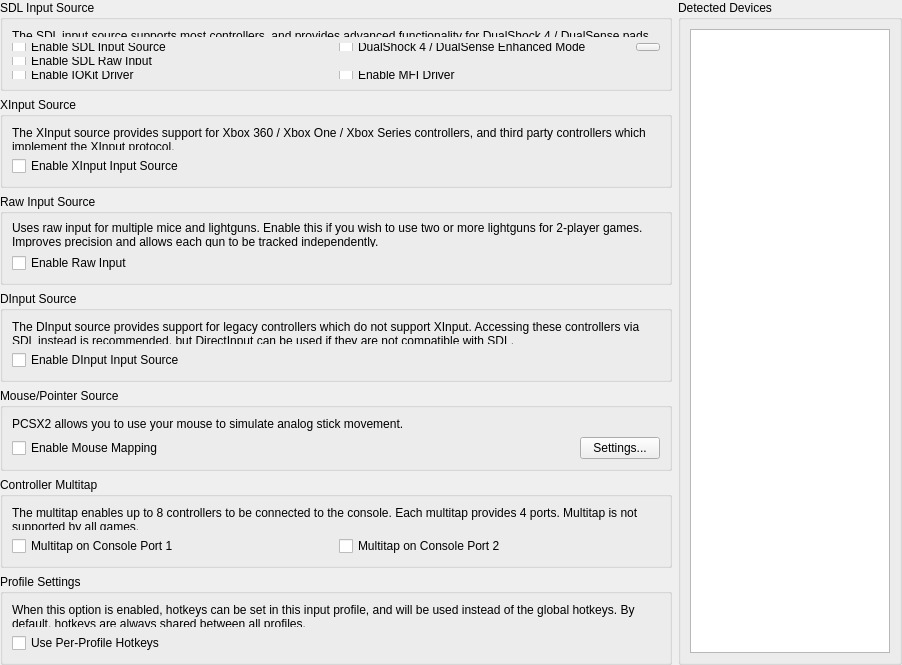
<?xml version="1.0" encoding="UTF-8"?>
<ui version="4.0">
 <class>ControllerGlobalSettingsWidget</class>
 <widget class="QWidget" name="ControllerGlobalSettingsWidget">
  <property name="geometry">
   <rect>
    <x>0</x>
    <y>0</y>
    <width>902</width>
    <height>665</height>
   </rect>
  </property>
  <layout class="QGridLayout" name="mainLayout" columnstretch="1,0">
   <property name="leftMargin">
    <number>0</number>
   </property>
   <property name="topMargin">
    <number>0</number>
   </property>
   <property name="rightMargin">
    <number>0</number>
   </property>
   <property name="bottomMargin">
    <number>0</number>
   </property>
   <item row="7" column="0">
    <spacer name="verticalSpacer">
     <property name="orientation">
      <enum>Qt::Orientation::Vertical</enum>
     </property>
     <property name="sizeHint" stdset="0">
      <size>
       <width>20</width>
       <height>0</height>
      </size>
     </property>
    </spacer>
   </item>
   <item row="5" column="0">
    <widget class="QGroupBox" name="multitapGroup">
     <property name="title">
      <string>Controller Multitap</string>
     </property>
     <layout class="QGridLayout" name="gridLayout_4">
      <item row="1" column="0">
       <widget class="QCheckBox" name="multitapPort1">
        <property name="text">
         <string>Multitap on Console Port 1</string>
        </property>
       </widget>
      </item>
      <item row="1" column="1">
       <widget class="QCheckBox" name="multitapPort2">
        <property name="text">
         <string>Multitap on Console Port 2</string>
        </property>
       </widget>
      </item>
      <item row="0" column="0" colspan="2">
       <widget class="QLabel" name="label">
        <property name="text">
         <string>The multitap enables up to 8 controllers to be connected to the console. Each multitap provides 4 ports. Multitap is not supported by all games.</string>
        </property>
        <property name="wordWrap">
         <bool>true</bool>
        </property>
        <property name="textInteractionFlags">
         <set>Qt::TextBrowserInteraction</set>
        </property>
       </widget>
      </item>
     </layout>
    </widget>
   </item>
   <item row="3" column="0">
    <widget class="QGroupBox" name="dinputGroup">
     <property name="title">
      <string>DInput Source</string>
     </property>
     <layout class="QGridLayout" name="gridLayout_6">
      <item row="2" column="0">
       <widget class="QCheckBox" name="enableDInputSource">
        <property name="text">
         <string>Enable DInput Input Source</string>
        </property>
       </widget>
      </item>
      <item row="1" column="0" colspan="2">
       <widget class="QLabel" name="label_9">
        <property name="text">
         <string>The DInput source provides support for legacy controllers which do not support XInput. Accessing these controllers via SDL instead is recommended, but DirectInput can be used if they are not compatible with SDL.</string>
        </property>
        <property name="wordWrap">
         <bool>true</bool>
        </property>
        <property name="textInteractionFlags">
         <set>Qt::TextBrowserInteraction</set>
        </property>
       </widget>
      </item>
     </layout>
    </widget>
   </item>
   <item row="2" column="0">
    <widget class="QGroupBox" name="rawInputGroup">
     <property name="title">
      <string>Raw Input Source</string>
     </property>
     <layout class="QGridLayout" name="gridLayout_7">
      <item row="2" column="0">
       <widget class="QCheckBox" name="enableRawInputSource">
        <property name="text">
         <string>Enable Raw Input</string>
        </property>
       </widget>
      </item>
      <item row="1" column="0" colspan="2">
       <widget class="QLabel" name="rawInputDescription">
        <property name="text">
         <string>Uses raw input for multiple mice and lightguns. Enable this if you wish to use two or more lightguns for 2-player games. Improves precision and allows each gun to be tracked independently.</string>
        </property>
        <property name="wordWrap">
         <bool>true</bool>
        </property>
       </widget>
      </item>
     </layout>
    </widget>
   </item>
   <item row="6" column="0">
    <widget class="QGroupBox" name="profileSettings">
     <property name="title">
      <string>Profile Settings</string>
     </property>
     <layout class="QGridLayout" name="gridLayout_5">
      <item row="0" column="0">
       <widget class="QLabel" name="label_4">
        <property name="text">
         <string>When this option is enabled, hotkeys can be set in this input profile, and will be used instead of the global hotkeys. By default, hotkeys are always shared between all profiles.</string>
        </property>
        <property name="wordWrap">
         <bool>true</bool>
        </property>
        <property name="textInteractionFlags">
         <set>Qt::TextBrowserInteraction</set>
        </property>
       </widget>
      </item>
      <item row="1" column="0">
       <widget class="QCheckBox" name="useProfileHotkeyBindings">
        <property name="text">
         <string>Use Per-Profile Hotkeys</string>
        </property>
       </widget>
      </item>
     </layout>
    </widget>
   </item>
   <item row="0" column="0">
    <widget class="QGroupBox" name="sdlGroup">
     <property name="title">
      <string>SDL Input Source</string>
     </property>
     <layout class="QGridLayout" name="sdlGridLayout">
      <item row="1" column="0">
       <widget class="QCheckBox" name="enableSDLSource">
        <property name="text">
         <string>Enable SDL Input Source</string>
        </property>
       </widget>
      </item>
      <item row="0" column="0" colspan="2">
       <widget class="QLabel" name="label_2">
        <property name="text">
         <string>The SDL input source supports most controllers, and provides advanced functionality for DualShock 4 / DualSense pads in Bluetooth mode (Vibration / LED Control).</string>
        </property>
        <property name="wordWrap">
         <bool>true</bool>
        </property>
        <property name="textInteractionFlags">
         <set>Qt::TextBrowserInteraction</set>
        </property>
       </widget>
      </item>
      <item row="1" column="1">
       <layout class="QHBoxLayout" name="horizontalLayout_4">
        <item>
         <widget class="QCheckBox" name="enableSDLEnhancedMode">
          <property name="text">
           <string>DualShock 4 / DualSense Enhanced Mode</string>
          </property>
         </widget>
        </item>
        <item>
         <widget class="QToolButton" name="ledSettings">
          <property name="toolTip">
           <string>Controller LED Settings</string>
          </property>
          <property name="icon">
           <iconset theme="lightbulb-line"/>
          </property>
         </widget>
        </item>
       </layout>
      </item>
      <item row="2" column="0">
       <widget class="QCheckBox" name="enableSDLRawInput">
        <property name="text">
         <string>Enable SDL Raw Input</string>
        </property>
       </widget>
      </item>
      <item row="3" column="0">
       <widget class="QCheckBox" name="enableSDLIOKitDriver">
        <property name="text">
         <string>Enable IOKit Driver</string>
        </property>
       </widget>
      </item>
      <item row="3" column="1">
       <widget class="QCheckBox" name="enableSDLMFIDriver">
        <property name="text">
         <string>Enable MFI Driver</string>
        </property>
       </widget>
      </item>
     </layout>
    </widget>
   </item>
   <item row="4" column="0">
    <widget class="QGroupBox" name="mouseGroup">
     <property name="title">
      <string>Mouse/Pointer Source</string>
     </property>
     <layout class="QFormLayout" name="formLayout">
      <item row="0" column="0" colspan="2">
       <widget class="QLabel" name="label_7">
        <property name="text">
         <string>PCSX2 allows you to use your mouse to simulate analog stick movement.</string>
        </property>
        <property name="textInteractionFlags">
         <set>Qt::TextBrowserInteraction</set>
        </property>
        <property name="wordWrap">
         <bool>true</bool>
        </property>
        <property name="textInteractionFlags">
         <set>Qt::TextBrowserInteraction</set>
        </property>
       </widget>
      </item>
      <item row="1" column="0" colspan="2">
       <layout class="QHBoxLayout" name="horizontalLayout_3" stretch="1,0">
        <item>
         <widget class="QCheckBox" name="enableMouseMapping">
          <property name="text">
           <string>Enable Mouse Mapping</string>
          </property>
         </widget>
        </item>
        <item>
         <widget class="QPushButton" name="mouseSettings">
          <property name="toolTip">
           <string>Controller LED Settings</string>
          </property>
          <property name="text">
           <string>Settings...</string>
          </property>
         </widget>
        </item>
       </layout>
      </item>
     </layout>
    </widget>
   </item>
   <item row="1" column="0">
    <widget class="QGroupBox" name="xinputGroup">
     <property name="title">
      <string>XInput Source</string>
     </property>
     <layout class="QGridLayout" name="gridLayout_3">
      <item row="0" column="0">
       <widget class="QLabel" name="label_3">
        <property name="text">
         <string>The XInput source provides support for Xbox 360 / Xbox One / Xbox Series controllers, and third party controllers which implement the XInput protocol.</string>
        </property>
        <property name="textInteractionFlags">
         <set>Qt::TextBrowserInteraction</set>
        </property>
        <property name="wordWrap">
         <bool>true</bool>
        </property>
       </widget>
      </item>
      <item row="1" column="0">
       <widget class="QCheckBox" name="enableXInputSource">
        <property name="text">
         <string>Enable XInput Input Source</string>
        </property>
       </widget>
      </item>
     </layout>
    </widget>
   </item>
   <item row="0" column="1" rowspan="8">
    <widget class="QGroupBox" name="groupBox_3">
     <property name="title">
      <string>Detected Devices</string>
     </property>
     <layout class="QGridLayout" name="gridLayout">
      <item row="0" column="0" colspan="2">
       <widget class="QListWidget" name="deviceList">
        <property name="minimumSize">
         <size>
          <width>200</width>
          <height>0</height>
         </size>
        </property>
        <property name="maximumSize">
         <size>
          <width>200</width>
          <height>16777215</height>
         </size>
        </property>
       </widget>
      </item>
     </layout>
    </widget>
   </item>
  </layout>
 </widget>
 <tabstops>
  <tabstop>enableSDLSource</tabstop>
  <tabstop>enableSDLEnhancedMode</tabstop>
  <tabstop>ledSettings</tabstop>
  <tabstop>enableSDLRawInput</tabstop>
  <tabstop>enableSDLIOKitDriver</tabstop>
  <tabstop>enableSDLMFIDriver</tabstop>
  <tabstop>enableXInputSource</tabstop>
  <tabstop>enableDInputSource</tabstop>
  <tabstop>enableRawInputSource</tabstop>
  <tabstop>enableMouseMapping</tabstop>
  <tabstop>mouseSettings</tabstop>
  <tabstop>multitapPort1</tabstop>
  <tabstop>multitapPort2</tabstop>
  <tabstop>useProfileHotkeyBindings</tabstop>
  <tabstop>deviceList</tabstop>
 </tabstops>
 <resources/>
 <connections/>
</ui>
